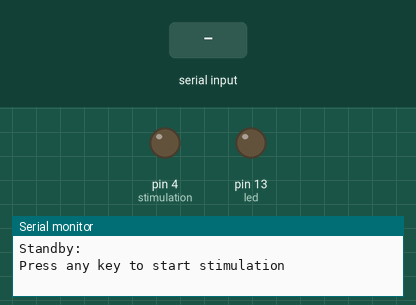
Simulated run of this sketch. Board: Arduino Uno, built with avr-gcc and run on an emulated ATmega328P. Shown: output pins drawn as LEDs (lit = HIGH), the last lines printed to the serial monitor. Dashed ring = blinking. The inputs (shaded band) are chosen by the test bench.

Above: at 0.9 s.
1.0 s: "1" received over Serial
At 1.9 s:
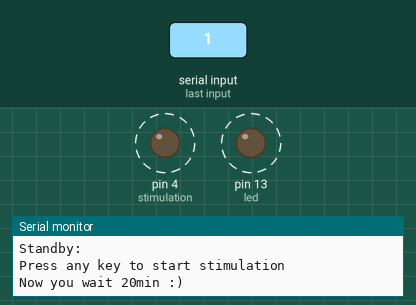
Timing chart, 0 to 55.3 s (numbered marks = the images above; inputs shaded):
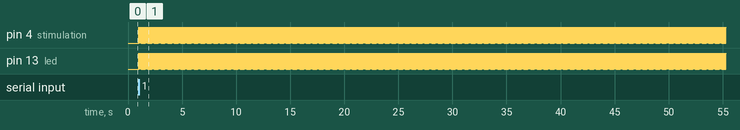

Measured:
- after the input at 1.0 s, pin 4 (stimulation), pin 13 (led): alternates HIGH for 0.02 s and LOW for 0.03 s, starting at once

The sketch:

Stim_Fos_20min-20Hz-20ms.ino
```cpp
// GG for Peters Lab (7-18-2019)
// Stimulation protocol: 20min, 20Hz-20ms (Laser: 20ms ON - 30ms OFF)

#define stimulation 4               // pin 4 on arduino as stimulation pin
#define led 13                      // built-in led
unsigned long startMillis;
unsigned long currentMillis;
const unsigned long stimTime = 20*60000;  // Stimulation Time (60s = 60000ms X 20min)

void setup() {
  Serial.begin(115200);
  pinMode(stimulation,OUTPUT);
  pinMode(led, OUTPUT);
  digitalWrite(stimulation, LOW);   // force laser OFF before starting
  digitalWrite(led, LOW);
  Serial.println("Standby:");
  Serial.println("Press any key to start stimulation");
  while (!Serial.available()){}     // do absolutely nothing until serial input received
  startMillis = millis();           // time (ms) when input received
  Serial.println("Now you wait 20min :)");
}
void loop() {
  currentMillis = millis();         // time (ms) beginning of the loop
  if (currentMillis - startMillis <= stimTime) {
  digitalWrite(stimulation, HIGH);  // Laser ON
  digitalWrite(led, HIGH);          // Internal Led ON
  delay(20);                        // Keep laser ON for 20ms
  digitalWrite(stimulation, LOW);   // Laser OFF
  digitalWrite(led, LOW);           // Internal Led OFF
  delay(30);                        // Keep laser OFF for 30ms
}
  else {                            // After 20min do nothing (stop stimulation)
    }
}
```
